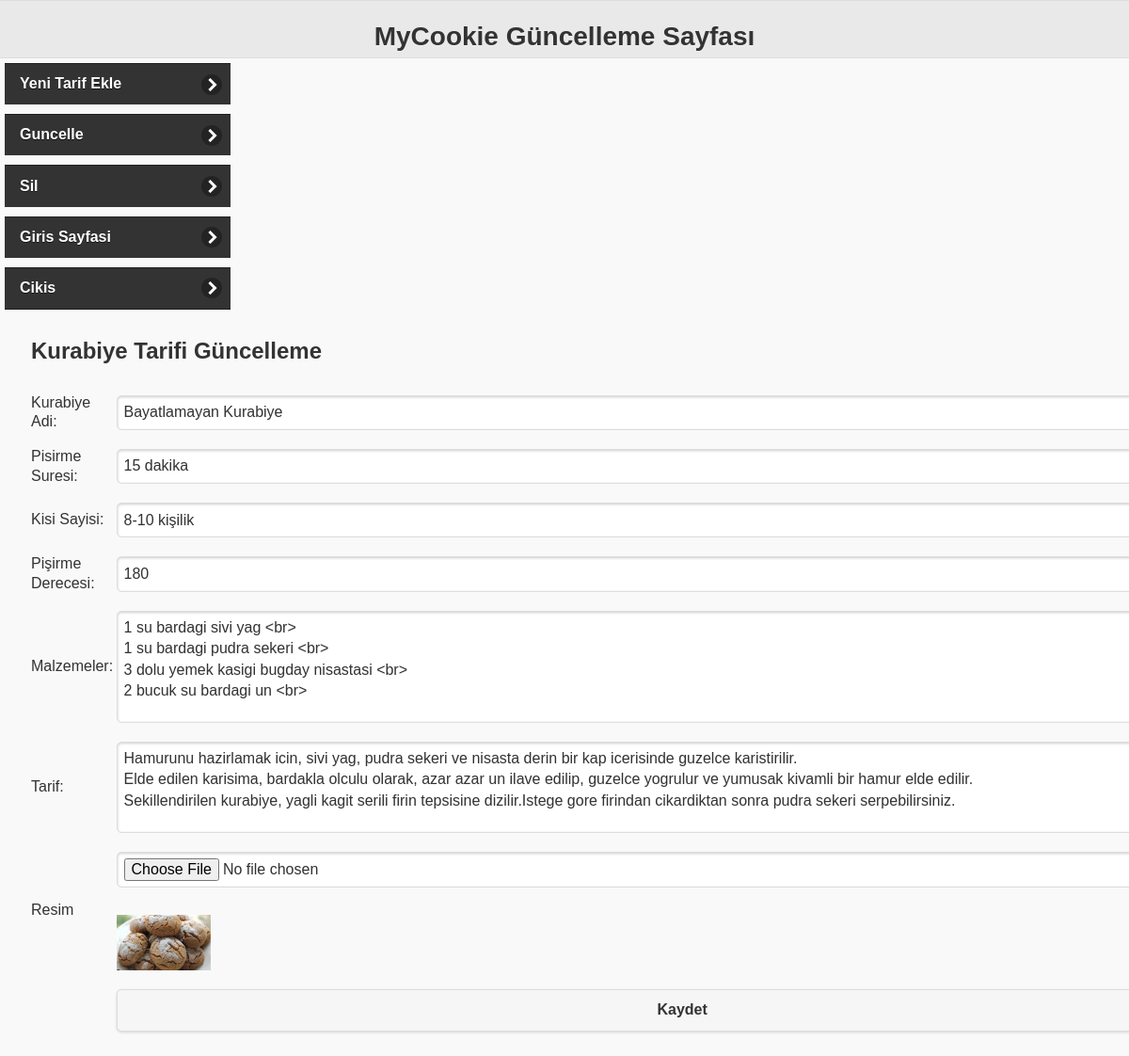
The page /panel/guncelle.php?id=3 (signed in) on the database its author committed.
### tables this page shows
CREATE TABLE `tarifler` (
  `id` int(11) NOT NULL,
  `adi` text NOT NULL,
  `tarif` text NOT NULL,
  `malzeme` text NOT NULL,
  `sure` varchar(11) NOT NULL,
  `kisi` varchar(255) NOT NULL,
  `derece` varchar(255) NOT NULL,
  `resim` varchar(256) NOT NULL
);

### panel/guncelle.php (the view, shortened to what this page needs)
<?php
include 'connection.php';
?>
<!DOCTYPE html>
<html>
<head>
<link href="./css/jquery.mobile-1.4.5.min.css" rel="stylesheet" type="text/css"/>
</head>
	<div data-role="page" >
		<div data-role="header" >
				<h1>MyCookie Güncelleme Sayfası</h1>
		</div>
		<?php
		if(isset($_GET['id'])){
			  $sql = "select * from tarifler where id = ".$_GET['id'];
			  $result = $conn->query($sql);
			  if($result->num_rows>0){
				  $rs = $result->fetch_object();
			  }
		}
        ?>
            <div class="menu">
				<ul data-role="listview"  data-filter-placeholder data-filter-theme  data-theme="b">
						<li><a href="ekle.php">Yeni Tarif Ekle</a></li>
						<li><a href="veriler.php">Guncelle</a></li>
						<li><a href="veriler2.php">Sil</a></li>
						<li><a href="giris.php" >Giris Sayfasi</a>
						<li><a href="login.php">Cikis</a></li>
				</ul>
			</div>
        <div class="icerik">
               <form enctype="multipart/form-data" name="tarifForm" method="post" action="guncelle.php?id=<?php echo $_GET["id"]?>">
                    <table>
                        <tr>
                            <td colspan="2">
                                <h2>Kurabiye Tarifi Güncelleme</h2>
                            </td>
                        </tr>
                       <tr>
                            <td>Kurabiye Adi:</td>
                            <td><input value="<?php echo $rs->adi?>" required type="text" name="adi" /></td>
                        </tr>
                        <tr>
                            <td>Pisirme Suresi:</td>
                            <td><input value="<?php echo $rs->sure?>" required type="text" name="dakika" /></td>
                        </tr>
                        <tr>
                            <td>Kisi Sayisi:</td>
                            <td>
                               <input value="<?php echo $rs->kisi?>" required type="text" name="kisi" />
                            </td>
                        </tr>
                        <tr>
                            <td>Pişirme Derecesi:</td>
                            <td><input value="<?php echo $rs->derece?>" required type="text" name="derece" /></td>
                        </tr>
						<tr>
                            <td>Malzemeler:</td>
                            <td><textarea required name="malzeme" rows="10"><?php echo $rs->malzeme?></textarea></td>
                        </tr>
						<tr>
                            <td>Tarif:</td>
                            <td><textarea required name="tarif" rows="10"><?php echo $rs->tarif?></textarea></td>
                        </tr>
                         <tr>
                            <td>Resim</td>
                            <td><input  type="file" name="resim" />
                                <br>
                                <?php
                                echo "<img src='./upload/".$rs->resim."' width='100'/>"
                                ?>
                            </td>
                        </tr>
                        <tr>
                        <tr>
                            <td></td>
                            <td><input type="submit" value="Kaydet" /></td>
                        </tr>
                    </table>
                </form>
		</div>
	</div>

### panel/guncelle.php (style rules this page uses)
[data-role~=header] { height:60px!important; font-size:28px!important; }
.menu { width: 250px; float: left; }
.menu ul li { margin: 0; background: transparent; padding: 5px; list-style: none; }
.icerik { margin: 0px 15px 15px 30px; float: left; }
.icerik table tr { padding: 5px; }
.icerik input, .icerik textArea { width: 1200px }

### rows shown on the page
tarifler: adi "Bayatlamayan Kurabiye", dakika "15 dakika", kisi "8-10 kişilik", derece "180", malzeme "1 su bardagi sivi yag <br> 1 su bardagi pudra sekeri <br> 3 dolu yemek kasigi bugday nisastasi <br> 2 bucuk su bardagi un <br>", tarif "Hamurunu hazirlamak icin, sivi yag, pudra sekeri ve nisasta derin bir kap icerisinde guzelce karistirilir. Elde edilen karisima, bardakla olculu olarak, azar azar un ilave edilip, guzelce yogrulur ve yumusak kivamli bir hamur elde edilir. Sekillendirilen kurabiye, yagli kagit serili firin tepsisine dizilir.Istege gore firindan cikardiktan sonra pudra sekeri serpebilirsiniz.", resim (picture)
